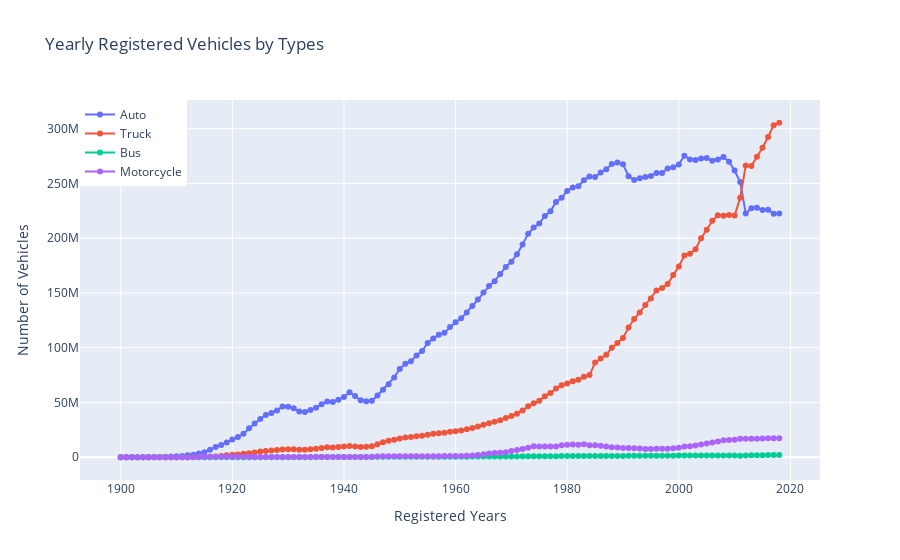

This figure's notebook cell:
### Code cell
fig=go.Figure()
fig.add_trace(go.Scatter(x=US_Registered_Vehicles.index,y=US_Registered_Vehicles["auto"],mode='lines+markers',name='Auto'))
fig.add_trace(go.Scatter(x=US_Registered_Vehicles.index,y=US_Registered_Vehicles["truck"],mode='lines+markers',name='Truck'))
fig.add_trace(go.Scatter(x=US_Registered_Vehicles.index,y=US_Registered_Vehicles["bus"],mode='lines+markers',name='Bus'))
fig.add_trace(go.Scatter(x=US_Registered_Vehicles.index,y=US_Registered_Vehicles["motorcycle"],mode='lines+markers',name='Motorcycle'))
fig.update_layout(title="Yearly Registered Vehicles by Types",xaxis_title="Registered Years",yaxis_title="Number of Vehicles",legend=dict(x=0,y=1,traceorder="normal"))
fig.show()
